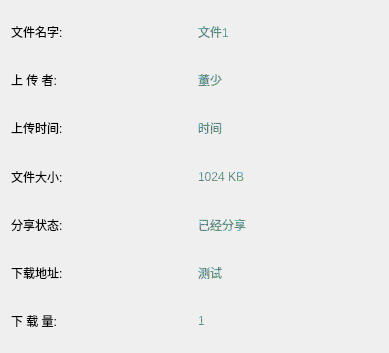
<?xml version="1.0" encoding="UTF-8"?>
<ui version="4.0">
 <class>FilePropertyInfo</class>
 <widget class="QDialog" name="FilePropertyInfo">
  <property name="geometry">
   <rect>
    <x>0</x>
    <y>0</y>
    <width>389</width>
    <height>353</height>
   </rect>
  </property>
  <property name="windowTitle">
   <string>文件属性</string>
  </property>
  <layout class="QGridLayout" name="gridLayout">
   <item row="2" column="1">
    <widget class="QLabel" name="time">
     <property name="styleSheet">
      <string notr="true">font: 16pt &quot;隶书&quot;;
color: qradialgradient(spread:repeat, cx:0.5, cy:0.5, radius:0.077, fx:0.5, fy:0.5, stop:0 rgba(0, 169, 0, 147), stop:0.497326 rgba(0, 0, 0, 147), stop:1 rgba(0, 169, 255, 147));</string>
     </property>
     <property name="text">
      <string>时间</string>
     </property>
    </widget>
   </item>
   <item row="6" column="0">
    <widget class="QLabel" name="label_8">
     <property name="styleSheet">
      <string notr="true">font: 16pt &quot;隶书&quot;;\ncolor: qradialgradient(spread:repeat, cx:0.5, cy:0.5, radius:0.077, fx:0.5, fy:0.5, stop:0 rgba(0, 169, 0, 147), stop:0.497326 rgba(0, 0, 0, 147), stop:1 rgba(0, 169, 255, 147));</string>
     </property>
     <property name="text">
      <string>下 载 量:</string>
     </property>
    </widget>
   </item>
   <item row="1" column="0">
    <widget class="QLabel" name="label_4">
     <property name="styleSheet">
      <string notr="true">font: 16pt &quot;隶书&quot;;\ncolor: qradialgradient(spread:repeat, cx:0.5, cy:0.5, radius:0.077, fx:0.5, fy:0.5, stop:0 rgba(0, 169, 0, 147), stop:0.497326 rgba(0, 0, 0, 147), stop:1 rgba(0, 169, 255, 147));</string>
     </property>
     <property name="text">
      <string>上 传 者:</string>
     </property>
    </widget>
   </item>
   <item row="0" column="0">
    <widget class="QLabel" name="label_2">
     <property name="styleSheet">
      <string notr="true">font: 16pt &quot;隶书&quot;;\ncolor: qradialgradient(spread:repeat, cx:0.5, cy:0.5, radius:0.077, fx:0.5, fy:0.5, stop:0 rgba(0, 169, 0, 147), stop:0.497326 rgba(0, 0, 0, 147), stop:1 rgba(0, 169, 255, 147));</string>
     </property>
     <property name="text">
      <string>文件名字:</string>
     </property>
    </widget>
   </item>
   <item row="5" column="1">
    <widget class="QLabel" name="url">
     <property name="styleSheet">
      <string notr="true">font: 16pt &quot;隶书&quot;;
color: qradialgradient(spread:repeat, cx:0.5, cy:0.5, radius:0.077, fx:0.5, fy:0.5, stop:0 rgba(0, 169, 0, 147), stop:0.497326 rgba(0, 0, 0, 147), stop:1 rgba(0, 169, 255, 147));</string>
     </property>
     <property name="text">
      <string>测试</string>
     </property>
    </widget>
   </item>
   <item row="4" column="1">
    <widget class="QLabel" name="share">
     <property name="styleSheet">
      <string notr="true">font: 16pt &quot;隶书&quot;;
color: qradialgradient(spread:repeat, cx:0.5, cy:0.5, radius:0.077, fx:0.5, fy:0.5, stop:0 rgba(0, 169, 0, 147), stop:0.497326 rgba(0, 0, 0, 147), stop:1 rgba(0, 169, 255, 147));</string>
     </property>
     <property name="text">
      <string>已经分享</string>
     </property>
    </widget>
   </item>
   <item row="0" column="1">
    <widget class="QLabel" name="filename">
     <property name="styleSheet">
      <string notr="true">font: 16pt &quot;隶书&quot;;
color: qradialgradient(spread:repeat, cx:0.5, cy:0.5, radius:0.077, fx:0.5, fy:0.5, stop:0 rgba(0, 169, 0, 147), stop:0.497326 rgba(0, 0, 0, 147), stop:1 rgba(0, 169, 255, 147));</string>
     </property>
     <property name="text">
      <string>文件1</string>
     </property>
    </widget>
   </item>
   <item row="3" column="1">
    <widget class="QLabel" name="size">
     <property name="styleSheet">
      <string notr="true">font: 16pt &quot;隶书&quot;;
color: qradialgradient(spread:repeat, cx:0.5, cy:0.5, radius:0.077, fx:0.5, fy:0.5, stop:0 rgba(0, 169, 0, 147), stop:0.497326 rgba(0, 0, 0, 147), stop:1 rgba(0, 169, 255, 147));</string>
     </property>
     <property name="text">
      <string>1024 KB</string>
     </property>
    </widget>
   </item>
   <item row="3" column="0">
    <widget class="QLabel" name="label_13">
     <property name="styleSheet">
      <string notr="true">font: 16pt &quot;隶书&quot;;\ncolor: qradialgradient(spread:repeat, cx:0.5, cy:0.5, radius:0.077, fx:0.5, fy:0.5, stop:0 rgba(0, 169, 0, 147), stop:0.497326 rgba(0, 0, 0, 147), stop:1 rgba(0, 169, 255, 147));</string>
     </property>
     <property name="text">
      <string>文件大小:</string>
     </property>
    </widget>
   </item>
   <item row="5" column="0">
    <widget class="QLabel" name="label_12">
     <property name="styleSheet">
      <string notr="true">font: 16pt &quot;隶书&quot;;\ncolor: qradialgradient(spread:repeat, cx:0.5, cy:0.5, radius:0.077, fx:0.5, fy:0.5, stop:0 rgba(0, 169, 0, 147), stop:0.497326 rgba(0, 0, 0, 147), stop:1 rgba(0, 169, 255, 147));</string>
     </property>
     <property name="text">
      <string>下载地址:</string>
     </property>
    </widget>
   </item>
   <item row="4" column="0">
    <widget class="QLabel" name="label_10">
     <property name="styleSheet">
      <string notr="true">font: 16pt &quot;隶书&quot;;\ncolor: qradialgradient(spread:repeat, cx:0.5, cy:0.5, radius:0.077, fx:0.5, fy:0.5, stop:0 rgba(0, 169, 0, 147), stop:0.497326 rgba(0, 0, 0, 147), stop:1 rgba(0, 169, 255, 147));</string>
     </property>
     <property name="text">
      <string>分享状态:</string>
     </property>
    </widget>
   </item>
   <item row="1" column="1">
    <widget class="QLabel" name="user">
     <property name="styleSheet">
      <string notr="true">font: 16pt &quot;隶书&quot;;
color: qradialgradient(spread:repeat, cx:0.5, cy:0.5, radius:0.077, fx:0.5, fy:0.5, stop:0 rgba(0, 169, 0, 147), stop:0.497326 rgba(0, 0, 0, 147), stop:1 rgba(0, 169, 255, 147));</string>
     </property>
     <property name="text">
      <string>董少</string>
     </property>
    </widget>
   </item>
   <item row="2" column="0">
    <widget class="QLabel" name="label_6">
     <property name="styleSheet">
      <string notr="true">font: 16pt &quot;隶书&quot;;\ncolor: qradialgradient(spread:repeat, cx:0.5, cy:0.5, radius:0.077, fx:0.5, fy:0.5, stop:0 rgba(0, 169, 0, 147), stop:0.497326 rgba(0, 0, 0, 147), stop:1 rgba(0, 169, 255, 147));</string>
     </property>
     <property name="text">
      <string>上传时间:</string>
     </property>
    </widget>
   </item>
   <item row="6" column="1">
    <widget class="QLabel" name="pv">
     <property name="styleSheet">
      <string notr="true">font: 16pt &quot;隶书&quot;;
color: qradialgradient(spread:repeat, cx:0.5, cy:0.5, radius:0.077, fx:0.5, fy:0.5, stop:0 rgba(0, 169, 0, 147), stop:0.497326 rgba(0, 0, 0, 147), stop:1 rgba(0, 169, 255, 147));</string>
     </property>
     <property name="text">
      <string>1</string>
     </property>
    </widget>
   </item>
  </layout>
  <zorder>label_2</zorder>
  <zorder>label_4</zorder>
  <zorder>label_6</zorder>
  <zorder>label_13</zorder>
  <zorder>label_10</zorder>
  <zorder>label_12</zorder>
  <zorder>label_8</zorder>
  <zorder>filename</zorder>
  <zorder>user</zorder>
  <zorder>time</zorder>
  <zorder>size</zorder>
  <zorder>share</zorder>
  <zorder>url</zorder>
  <zorder>pv</zorder>
 </widget>
 <resources/>
 <connections/>
</ui>
